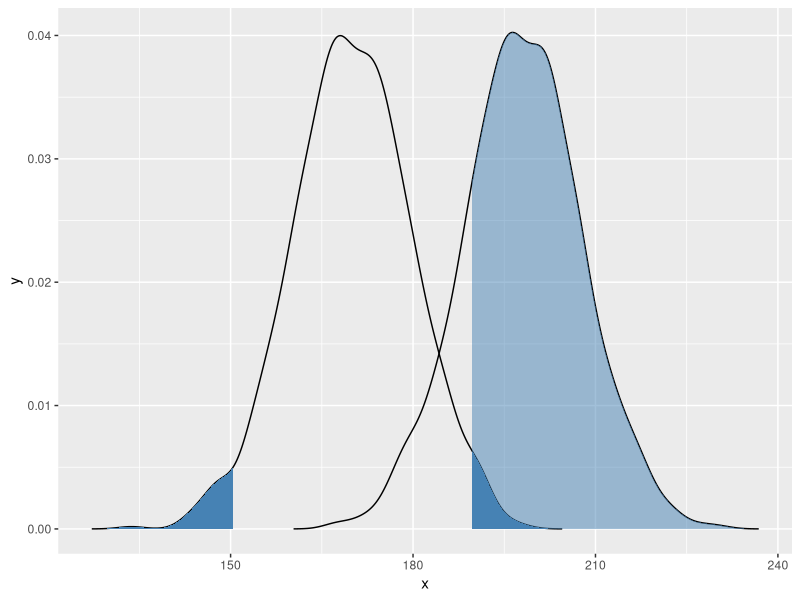

R code for this plot:
if (!require('ggplot2')) { install.packages('ggplot2'); library('ggplot2') }
sd = 10
mean = 170
alpha = 0.05
power = 0.8

h0leftTail = qnorm(alpha/2, sd = sd, mean = 170)
h0rightTail = qnorm(1-alpha/2, sd = sd, mean = 170)

h1Mean = h0rightTail + qnorm(0.5, mean = mean, sd = sd) - qnorm(1-power, mean = mean, sd = sd)

dH0 = with(density(rnorm(1000, sd = sd, mean = mean)), data.frame(x, y))
dH1 = with(density(rnorm(1000, sd = sd, mean = h1Mean)), data.frame(x, y))

ggplot(mapping = aes(x=x, y=y)) + geom_line(data = dH0) +
  scale_y_continuous(limits = c(0, max(c(dH0$y, dH1$y)))) +
  geom_area(data = subset(dH0, x < h0leftTail),fill = 'steelblue') +
  geom_area(data = subset(dH0, x > h0rightTail),fill = 'steelblue') +
  geom_line(data = dH1) + geom_vline(x = h1Mean, color = 'red') +
  geom_area(data = subset(dH1, x > qnorm(1-power, mean = h1Mean, sd = sd)), fill = 'steelblue', alpha=0.5)
